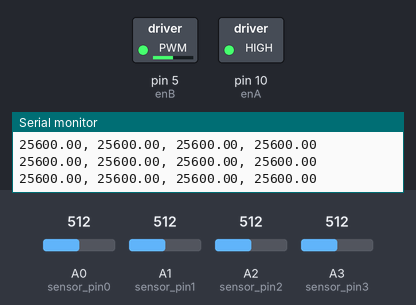
This sketch was run on a simulated Arduino Uno, built with avr-gcc and run on an emulated ATmega328P. On the bench: switched loads named in the sketch (green lamp = pin HIGH), the last lines printed to the serial monitor. Inputs (shaded band) come from the test bench; at power-on: A2 (sensor_pin2) = 512, A3 (sensor_pin3) = 512, A0 (sensor_pin0) = 512, A1 (sensor_pin1) = 512.

Above: at 1.2 s.
1.3 s: A2 (sensor_pin2) set to 509
At 1.8 s:
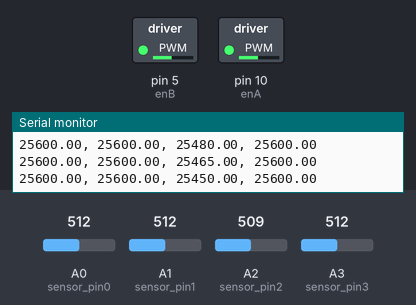
3.3 s: A3 (sensor_pin3) set to 90
At 4.1 s:
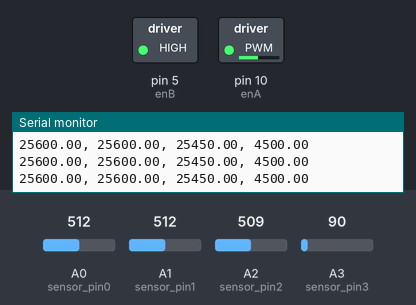
4.8 s: A0 (sensor_pin0) set to 96
At 5.26 s:
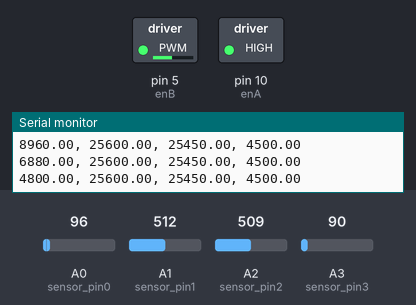
7.8 s: A0 (sensor_pin0) set to 80
At 8.7 s:
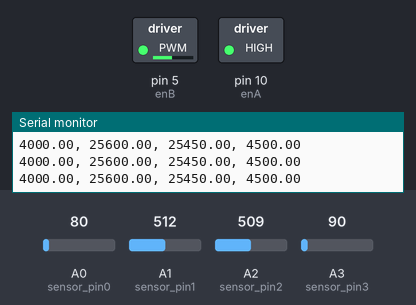
9.4 s: A0 (sensor_pin0) set to 110
At 10.6 s:
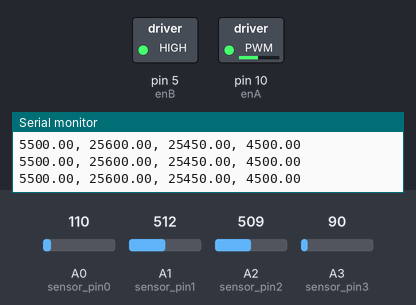
12.4 s: A1 (sensor_pin1) set to 30
At 13.1 s:
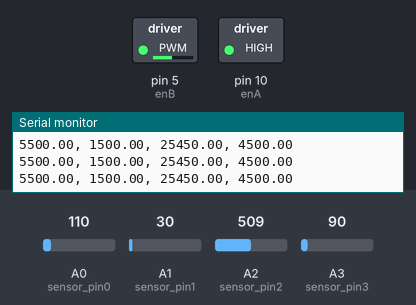
Timing chart, 0 to 15.4 s (numbered marks = the images above; inputs shaded):
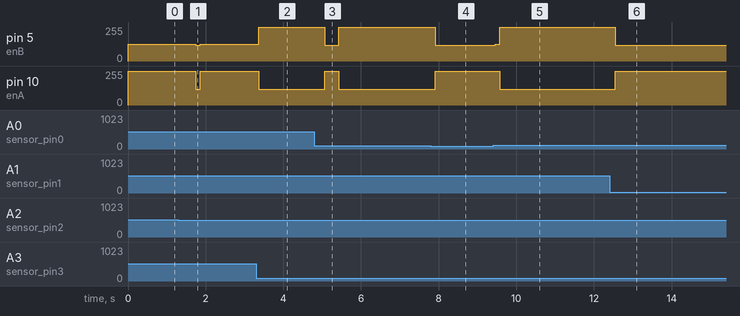

Measured:
- the behaviour switches between 510 and 509 on A2 (sensor_pin2) (found by bisection; images 0 and 1)
- after the input at 1.3 s, pin 5 (enB): 126/255 → 117/255 after 0.44 s, → 126/255 0.12 s later; pin 10 (enA): 255/255 → 120/255 after 0.44 s, → 255/255 0.12 s later
- after the input at 3.3 s, pin 5 (enB): 126/255 → 255/255 after 0.06 s; pin 10 (enA): 255/255 → 120/255 after 0.06 s
- after the input at 4.8 s, pin 5 (enB): 255/255 → 120/255 after 0.27 s, → 255/255 0.36 s later; pin 10 (enA): 120/255 → 255/255 after 0.27 s, → 120/255 0.36 s later
- after the input at 7.8 s, pin 5 (enB): 255/255 → 120/255 after 0.12 s; pin 10 (enA): 120/255 → 255/255 after 0.12 s
- after the input at 9.4 s, pin 5 (enB): 120/255 → 126/255 after 0.06 s, → 255/255 0.12 s later; pin 10 (enA): 255/255 → 120/255 after 0.18 s
- after the input at 12.4 s, pin 5 (enB): 255/255 → 120/255 after 0.14 s; pin 10 (enA): 120/255 → 255/255 after 0.14 s

The sketch:

me451-robot-evade.ino
```cpp
#include <PID_v1.h>


// MOTOR pins
int enA = 10;  // Motor enable, A
int in1 = 9;  // Motor A PWM 1
int in2 = 8;  // Motor A PWM 2

int enB = 5;  // Motor enable, B
int in3 = 4;  // Motor B PWM 1
int in4 = 3;  // Motor B PWM 2

// PID variables
double Setpoint, Input, Output;
double k_P = 0.5;
double k_I = 0;
double k_D = 0.095;  // double Kp=0.845, Ki=0, Kd=0.143;
PID myPID(&Input, &Output, &Setpoint, k_P, k_I, k_D, DIRECT);

int limit = 255;
float gain = 50.0;

// PHOTODIODE pins
int sensor_pin0 = 0;
int sensor_pin1 = 1;
int sensor_pin2 = 2;
int sensor_pin3 = 3;

// calibrating pins
int i = 0;  // count current number of measurements
bool isCalibrated = false;  // stop counting after calibration

// moving average window filter stuff
float averages[4];  // each element is the average of a sensor array
unsigned long int iMovingAverage = 0;
const float windowSize = 10.0;
const int intWindowSize = (int) windowSize;
int values_s0[intWindowSize];
int values_s1[intWindowSize];
int values_s2[intWindowSize];
int values_s3[intWindowSize];

float avg_s0 = 0;
float avg_s1 = 0;
float avg_s2 = 0;
float avg_s3 = 0;

float sum_s0 = 0;
float sum_s1 = 0;
float sum_s2 = 0;
float sum_s3 = 0;

int ms_start = 0;
int isTurnTime = true;

bool isDone = false;

bool isEvadeMode = true;


void setup() {

  // set up PID
  Setpoint = 0;
  myPID.SetMode(AUTOMATIC);  // turn PID on
  myPID.SetOutputLimits(-limit, limit);

  Serial.begin(9600);

  for (int i=0; i < intWindowSize; i++) {
    values_s0[i] = 0;
    values_s1[i] = 0;
    values_s2[i] = 0;
    values_s3[i] = 0;
  }

  set_up_photodiodes();

  Serial.println("sensor_pin0, sensor_pin1, sensor_pin2, sensor_pin3, PID_IN, PID_OUT");
  //  Serial.println("PID_IN, PID_OUT");

  ms_start = millis();
}


void loop() {

  set_up_motors_straight();

  Input = (5*avg_s0 + avg_s1) - (avg_s2 + 5*avg_s3);
  myPID.Compute();
  run_motors(Output);

  sum_s0 = sum_s0 - values_s0[iMovingAverage];
  sum_s1 = sum_s1 - values_s1[iMovingAverage];
  sum_s2 = sum_s2 - values_s2[iMovingAverage];
  sum_s3 = sum_s3 - values_s3[iMovingAverage];

  values_s0[iMovingAverage] = analogRead(sensor_pin0);
  values_s1[iMovingAverage] = analogRead(sensor_pin1);
  values_s2[iMovingAverage] = analogRead(sensor_pin2);
  values_s3[iMovingAverage] = analogRead(sensor_pin3);

  sum_s0 = sum_s0 + values_s0[iMovingAverage];
  sum_s1 = sum_s1 + values_s1[iMovingAverage];
  sum_s2 = sum_s2 + values_s2[iMovingAverage];
  sum_s3 = sum_s3 + values_s3[iMovingAverage];

  iMovingAverage++;

  if (iMovingAverage >= intWindowSize) {
    iMovingAverage = 0; // reset the moving average back to beginning
  }

  avg_s0 = gain*(sum_s0 / windowSize);
  avg_s1 = gain*(sum_s1 / windowSize);
  avg_s2 = gain*(sum_s2 / windowSize);
  avg_s3 = gain*(sum_s3 / windowSize);

  Serial.print(avg_s0); Serial.print(", ");
  Serial.print(avg_s1); Serial.print(", ");
  Serial.print(avg_s2); Serial.print(", ");
  Serial.print(avg_s3); Serial.println("");
//  Serial.print(Input); Serial.print(", ");
//  Serial.print(Output); Serial.println("");
}


int get_calibrated_sensor_value(int sensor_pin, int average) {
  return analogRead(sensor_pin) - average;
}


void run_motors(int pwm_speed) {

//  Serial.println(pwm_speed);
  int threshold = 100;

  // right wheel is going faster than the left, so make left faster
  if (pwm_speed > -threshold && pwm_speed < threshold) {
    go_straight(255);
  } else if (pwm_speed > threshold) {
    turn_left(pwm_speed);
  } else if (pwm_speed < -threshold) {
    // pwm_speed is negative
    turn_right(pwm_speed);
  }
}


void go_straight(int pwm_speed) {
  analogWrite(enA, pwm_speed);  // RIGHT MOTOR
  analogWrite(enB, pwm_speed*1.5);  // LEFT MOTOR
}


void turn_right(int pwm_speed) {
  analogWrite(enA, 120);  // RIGHT MOTOR
  analogWrite(enB, -pwm_speed);  // LEFT MOTOR
}


void turn_left(int pwm_speed) {
  analogWrite(enA, pwm_speed);  // RIGHT MOTOR
  analogWrite(enB, 120);  // LEFT MOTOR
}


void turn_180_counterclockwise(int pwm_speed) {
  digitalWrite(in1, HIGH);  // reverse one of the motors
  digitalWrite(in2, LOW);
  digitalWrite(in3, LOW);  // forward one of the motors
  digitalWrite(in4, HIGH);

  analogWrite(enA, pwm_speed);  // RIGHT MOTOR
  analogWrite(enB, pwm_speed * 1.1);  // LEFT MOTOR
}


float average_of_array(int this_array[], int num_elements) {
  float sum = 0;
  for (int i=0; i < num_elements; i++) {
    sum = sum + this_array[i];
  }
  float average = sum / num_elements;

  return average;
}


void set_up_photodiodes() {
  pinMode(sensor_pin0, INPUT);
  pinMode(sensor_pin1, INPUT);
  pinMode(sensor_pin2, INPUT);
  pinMode(sensor_pin3, INPUT);
}


void set_up_motors_straight() {
  pinMode(enA, OUTPUT);
  pinMode(enB, OUTPUT);
  digitalWrite(in1, HIGH);
  digitalWrite(in2, LOW);
  digitalWrite(in3, HIGH);
  digitalWrite(in4, LOW);
}
```
